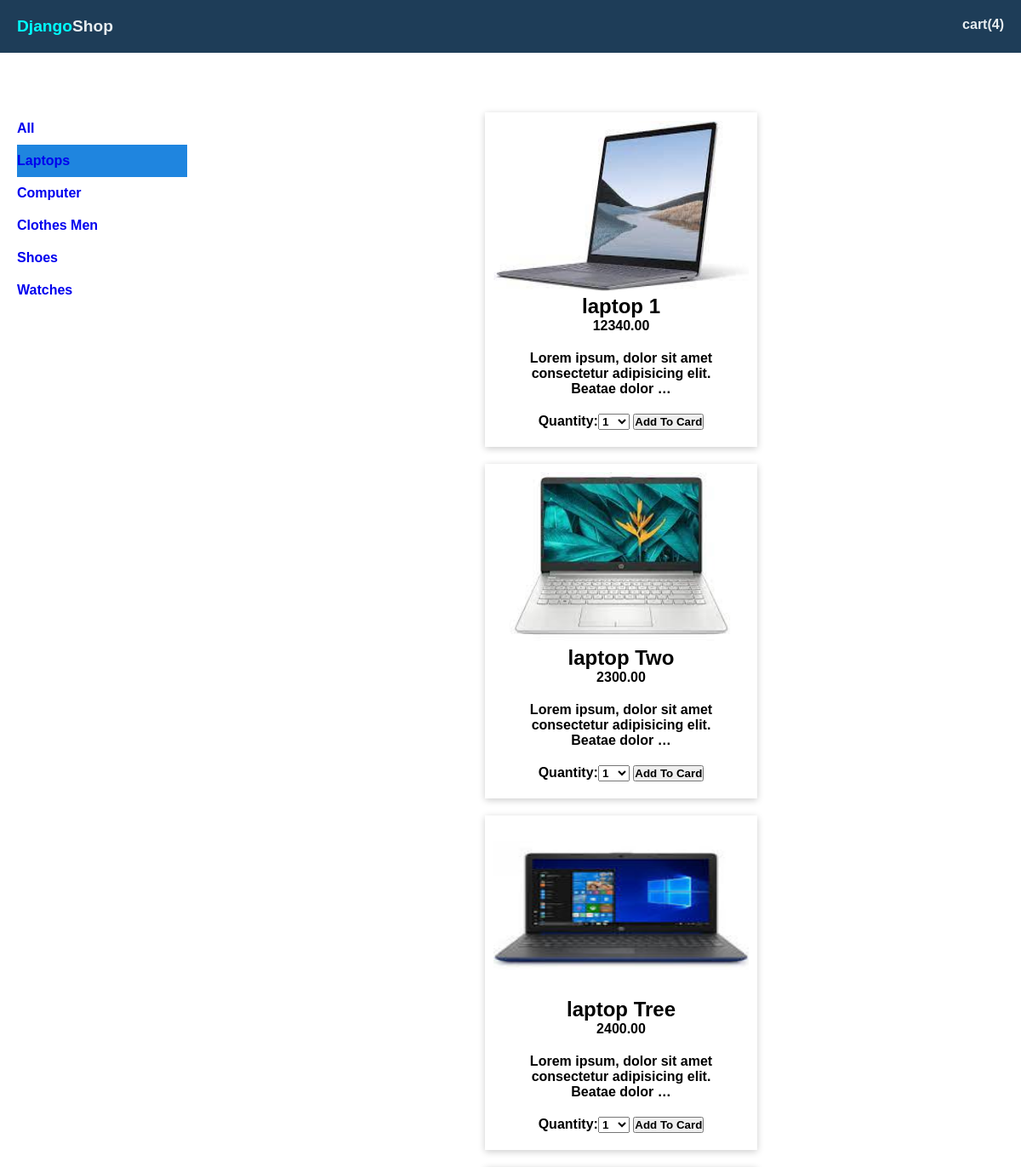
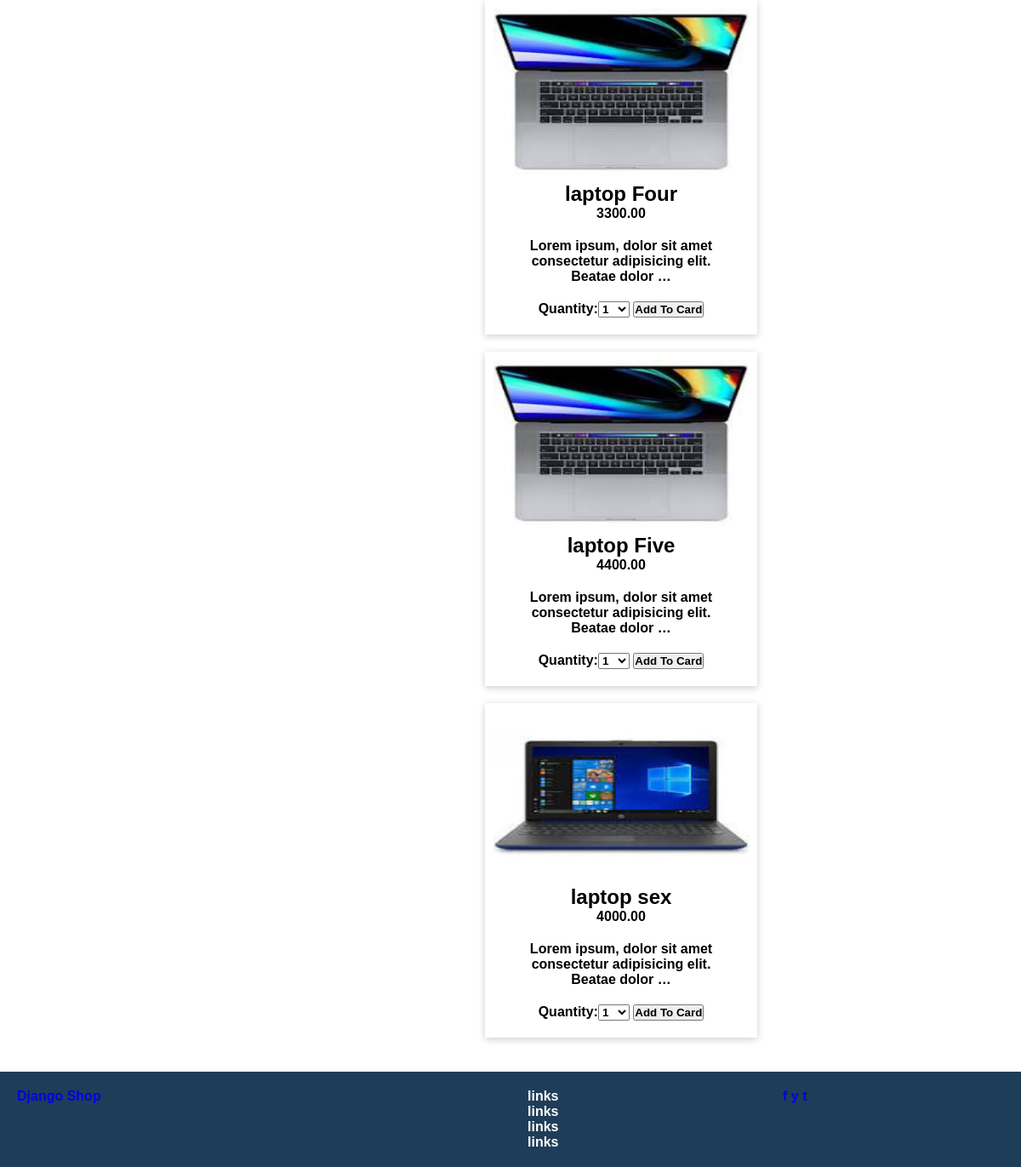
/Laptops/, run on the app's committed database (2 pictures, top to bottom).
### store/models.py (models this page shows, shortened)
class Category(models.Model):
    name = models.CharField(max_length=100, db_index=True)
    slug = models.SlugField(max_length=100, db_index=True)
    class Meta:
        verbose_name_plural = 'Categories'

class Product(models.Model):
    category = models.ForeignKey(
        Category, on_delete=models.CASCADE, related_name='products')
    name = models.CharField(max_length=200, db_index=True)
    slug = models.SlugField(max_length=100, db_index=True)
    price = models.DecimalField(max_digits=10, decimal_places=2)
    description = models.TextField(blank=True, null=True)
    image = models.ImageField(upload_to='products')
    avaliable = models.BooleanField(default=True)
    created = models.DateTimeField(auto_now_add=True)
    update = models.DateTimeField(auto_now=True)

### store/views.py (the view)
# urls.py: path('', product_list, name='product_list'),
def product_list(request, category_slug=None):
    form = ProductAddForm()
    categories = Category.objects.all()
    products = Product.objects.filter(avaliable=True)
    category = None
    if category_slug:
        try:
            category = Category.objects.get(slug=category_slug)
        except:
            return render(request, 'base/404.html')
        products = category.products.filter(avaliable=True)
    return render(request, 'core/home.html', {'categories': categories, 'products': products, 'category': category, 'form': form})

### cart/forms.py
class ProductAddForm(forms.Form):
    quantity = forms.TypedChoiceField(choices=CHOICES, coerce=int)
    override = forms.BooleanField(
        required=False, initial=False, widget=forms.HiddenInput)

### templates/core/home.html (shortened to what this page needs)
{% extends 'base/base.html' %}
{% block content %}
<div class="main-container">
    <div class="side">
        <ul>
            <li {% if category == None %} class="active" {% endif %}><a href="{% url 'product_list' %}">All</a></li>
            {% for c in categories %}
            <li {% if c.slug == category.slug%} class='active' {% endif %}><a
                    href="{% url 'product_list_by_category' c.slug %}">{{c.name}}</a></li>
            {% endfor%}
        </ul>
    </div>
    <div class="main">
        {% for product in products %}
        <div class="product">
            <a href="{% url 'product_detail' product.id product.slug %}"><img src="{{product.image.url}}" style="width: 100%;"></a>
            <h2>{{product.name}}</h2>
            <p class="price">{{product.price}}</p>
            <p class="description">{{product.description|truncatewords:10}}</p>
        <form action="{% url 'cart_add' product.id %}" method="POST">
            {{form}}
            <input type="submit" value="Add To Card">
        </form>
        </div>
        {% endfor %}
    </div>
</div>
{% endblock content %}

### templates/base/base.html (shortened to what this page needs)
<!DOCTYPE html>
<html lang="en">
{% load static %}
<head>
    <link rel="stylesheet" href="{% static 'css/style.css' %}">
</head>
<body>
    <nav>
        <div class="logo">
            <a href="{% url 'product_list' %}">
                <font>Django</font>Shop
            </a>
        </div>
        <div class="cart">
            <a href="{% url 'cart_detail' %}">cart(4)</a>
        </div>
    </nav>
    {% block content %}{% endblock content %}
    <footer>
        <div class="row">
            <div class="col first">
                <a href="#">Django Shop</a>
            </div>
            <div class="col second">
                <ul>
                    <li><a href="#">links</a></li>
                    <li><a href="#">links</a></li>
                    <li><a href="#">links</a></li>
                    <li><a href="#">links</a></li>
                </ul>
            </div>
            <div class="col third">
                <a href="#">f</a>
                <a href="#">y</a>
                <a href="#">t</a>
            </div>
        </div>
    </footer>
</body>
</html>

### src/static/css/style.css (style rules this page uses)
* { margin: 0; padding: 0; box-sizing: border-box; font-family: Arial, Helvetica, sans-serif; font-style: bold; font-weight: 900; }
a { text-decoration: none; }
footer ul li a { color:white; }
li { list-style: none; }
nav { background-color:#1E3D58; padding: 20px; display: flex; justify-content: space-between; }
nav .logo a { color: #E8EEF1; font-size: larger; }
.logo a font { color:aqua; }
nav .cart a { color: #E8EEF1; }
.main-container { margin-top: 50px; display: flex; padding: 20px; }
.side { flex: 20px; }
.main { flex: 80px; }
.side ul li { padding:10px 0 ; width: 200px; font-family: Arial, Helvetica, sans-serif; }
.active { background-color:#1f85df; }
.product { box-shadow: 0 2px 8px 0 rgba(0 , 0 , 0 , 0.2); text-align: center; max-width:320px; padding:10px; padding-bottom: 20px; margin-bottom: 20px; }
.product .description { padding: 20px; }
.product img { height: 200px; }
.main { display: flex; flex-wrap: wrap; }
footer { background-color: #1E3D58; color: #E8EEF1; }
.row { display: flex; }
.col { padding: 20px; }
.col.first { flex:50%; }
.col.second { flex: 25%; }
.col.third { flex:25%; }

### data on the page
Category: name "Laptops"
Category: name "Computer"
Category: name "Clothes Men"
Category: name "Shoes"
Category: name "Watches"
Product: image (picture), name "laptop 1", price "12340.00", description "Lorem ipsum, dolor sit amet consectetur adipisicing elit. Beatae dolor …"
Product: image (picture), name "laptop Two", price "2300.00", description "Lorem ipsum, dolor sit amet consectetur adipisicing elit. Beatae dolor …"
Product: image (picture), name "laptop Tree", price "2400.00", description "Lorem ipsum, dolor sit amet consectetur adipisicing elit. Beatae dolor …"
Product: image (picture), name "laptop Four", price "3300.00", description "Lorem ipsum, dolor sit amet consectetur adipisicing elit. Beatae dolor …"
Product: image (picture), name "laptop Five", price "4400.00", description "Lorem ipsum, dolor sit amet consectetur adipisicing elit. Beatae dolor …"
Product: image (picture), name "laptop sex", price "4000.00", description "Lorem ipsum, dolor sit amet consectetur adipisicing elit. Beatae dolor …"
